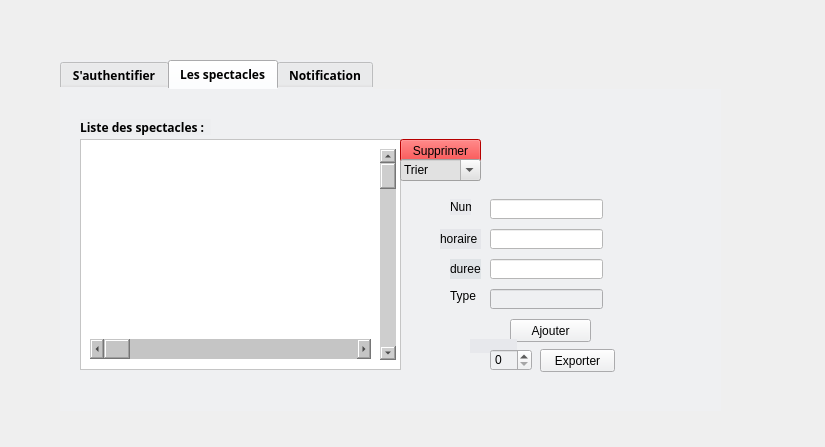
<?xml version="1.0" encoding="UTF-8"?>
<ui version="4.0">
 <class>spectacle</class>
 <widget class="QDialog" name="spectacle">
  <property name="geometry">
   <rect>
    <x>0</x>
    <y>0</y>
    <width>825</width>
    <height>447</height>
   </rect>
  </property>
  <property name="windowTitle">
   <string>Dialog</string>
  </property>
  <property name="styleSheet">
   <string notr="true">gridline-color: rgb(0, 0, 0);
selection-background-color: rgb(0, 140, 140);</string>
  </property>
  <widget class="QTabWidget" name="tabWidget">
   <property name="geometry">
    <rect>
     <x>60</x>
     <y>60</y>
     <width>661</width>
     <height>351</height>
    </rect>
   </property>
   <property name="font">
    <font>
     <family>Mudir MT</family>
     <weight>75</weight>
     <bold>true</bold>
    </font>
   </property>
   <property name="styleSheet">
    <string notr="true">background-color: rgb(206, 206, 206);
border-color: rgb(239, 240, 242);
background-color: rgb(239, 240, 242);
selection-color: rgb(239, 240, 242);
selection-color: rgb(0, 0, 0);
selection-background-color: rgb(0, 0, 0);
gridline-color: rgb(6, 6, 6);
border-color: rgb(0, 0, 0);</string>
   </property>
   <property name="currentIndex">
    <number>1</number>
   </property>
   <widget class="QWidget" name="tab_3">
    <attribute name="title">
     <string>S'authentifier</string>
    </attribute>
    <widget class="QLineEdit" name="lineEdit_3">
     <property name="geometry">
      <rect>
       <x>290</x>
       <y>130</y>
       <width>181</width>
       <height>31</height>
      </rect>
     </property>
     <property name="styleSheet">
      <string notr="true">background-color: rgb(255, 255, 255);</string>
     </property>
    </widget>
    <widget class="QLineEdit" name="lineEdit_4">
     <property name="geometry">
      <rect>
       <x>290</x>
       <y>170</y>
       <width>181</width>
       <height>31</height>
      </rect>
     </property>
     <property name="styleSheet">
      <string notr="true">background-color: rgb(255, 255, 255);</string>
     </property>
    </widget>
    <widget class="QPushButton" name="pushButton_3">
     <property name="geometry">
      <rect>
       <x>350</x>
       <y>210</y>
       <width>61</width>
       <height>31</height>
      </rect>
     </property>
     <property name="styleSheet">
      <string notr="true">background-color: rgb(65, 195, 95);
background-color: rgb(63, 189, 92);</string>
     </property>
     <property name="text">
      <string>Login</string>
     </property>
    </widget>
    <widget class="QLabel" name="label_8">
     <property name="geometry">
      <rect>
       <x>0</x>
       <y>0</y>
       <width>661</width>
       <height>351</height>
      </rect>
     </property>
     <property name="styleSheet">
      <string notr="true">background-color: rgb(255, 255, 255);</string>
     </property>
     <property name="text">
      <string/>
     </property>
     <property name="pixmap">
      <pixmap>../../../v.png</pixmap>
     </property>
     <property name="scaledContents">
      <bool>true</bool>
     </property>
    </widget>
    <widget class="QLabel" name="label_9">
     <property name="geometry">
      <rect>
       <x>350</x>
       <y>50</y>
       <width>61</width>
       <height>61</height>
      </rect>
     </property>
     <property name="autoFillBackground">
      <bool>false</bool>
     </property>
     <property name="styleSheet">
      <string notr="true">background-color: rgb(237, 238, 240);</string>
     </property>
     <property name="text">
      <string/>
     </property>
     <property name="pixmap">
      <pixmap>../../../ACCOUNT.png</pixmap>
     </property>
     <property name="scaledContents">
      <bool>true</bool>
     </property>
     <property name="wordWrap">
      <bool>true</bool>
     </property>
     <property name="openExternalLinks">
      <bool>true</bool>
     </property>
    </widget>
    <zorder>label_8</zorder>
    <zorder>lineEdit_3</zorder>
    <zorder>lineEdit_4</zorder>
    <zorder>pushButton_3</zorder>
    <zorder>label_9</zorder>
   </widget>
   <widget class="QWidget" name="tab">
    <attribute name="title">
     <string>Les spectacles</string>
    </attribute>
    <widget class="QListWidget" name="listWidget">
     <property name="geometry">
      <rect>
       <x>20</x>
       <y>50</y>
       <width>321</width>
       <height>231</height>
      </rect>
     </property>
     <property name="styleSheet">
      <string notr="true">background-color: rgb(255, 255, 255);</string>
     </property>
    </widget>
    <widget class="QScrollBar" name="verticalScrollBar">
     <property name="geometry">
      <rect>
       <x>320</x>
       <y>60</y>
       <width>16</width>
       <height>211</height>
      </rect>
     </property>
     <property name="styleSheet">
      <string notr="true">background-color: rgb(206, 206, 206);</string>
     </property>
     <property name="orientation">
      <enum>Qt::Vertical</enum>
     </property>
    </widget>
    <widget class="QScrollBar" name="horizontalScrollBar">
     <property name="geometry">
      <rect>
       <x>30</x>
       <y>250</y>
       <width>281</width>
       <height>20</height>
      </rect>
     </property>
     <property name="styleSheet">
      <string notr="true">background-color: rgb(197, 197, 197);</string>
     </property>
     <property name="orientation">
      <enum>Qt::Horizontal</enum>
     </property>
    </widget>
    <widget class="QLabel" name="label">
     <property name="geometry">
      <rect>
       <x>20</x>
       <y>30</y>
       <width>131</width>
       <height>16</height>
      </rect>
     </property>
     <property name="font">
      <font>
       <family>Mudir MT</family>
       <weight>75</weight>
       <bold>true</bold>
      </font>
     </property>
     <property name="styleSheet">
      <string notr="true">alternate-background-color: rgb(255, 255, 255);
background-color: rgb(237, 238, 240);</string>
     </property>
     <property name="text">
      <string>Liste des spectacles :</string>
     </property>
    </widget>
    <widget class="QPushButton" name="qb_ajouter">
     <property name="geometry">
      <rect>
       <x>450</x>
       <y>230</y>
       <width>81</width>
       <height>23</height>
      </rect>
     </property>
     <property name="text">
      <string>Ajouter</string>
     </property>
    </widget>
    <widget class="QPushButton" name="pushButton_2">
     <property name="geometry">
      <rect>
       <x>340</x>
       <y>50</y>
       <width>81</width>
       <height>23</height>
      </rect>
     </property>
     <property name="styleSheet">
      <string notr="true">background-color: rgb(255, 0, 0);</string>
     </property>
     <property name="text">
      <string>Supprimer</string>
     </property>
    </widget>
    <widget class="QFontComboBox" name="fontComboBox">
     <property name="geometry">
      <rect>
       <x>340</x>
       <y>70</y>
       <width>81</width>
       <height>22</height>
      </rect>
     </property>
     <property name="styleSheet">
      <string notr="true">background-color: rgb(182, 182, 182);
background-color: rgb(225, 225, 225);</string>
     </property>
     <property name="currentText">
      <string>Trier</string>
     </property>
    </widget>
    <widget class="QLabel" name="label_2">
     <property name="geometry">
      <rect>
       <x>410</x>
       <y>250</y>
       <width>47</width>
       <height>14</height>
      </rect>
     </property>
     <property name="font">
      <font>
       <family>Mudir MT</family>
       <weight>75</weight>
       <bold>true</bold>
      </font>
     </property>
     <property name="styleSheet">
      <string notr="true">background-color: rgb(231, 232, 236);</string>
     </property>
     <property name="text">
      <string/>
     </property>
    </widget>
    <widget class="QSpinBox" name="spinBox">
     <property name="geometry">
      <rect>
       <x>430</x>
       <y>260</y>
       <width>42</width>
       <height>22</height>
      </rect>
     </property>
    </widget>
    <widget class="QLineEdit" name="le_horaire">
     <property name="geometry">
      <rect>
       <x>430</x>
       <y>140</y>
       <width>113</width>
       <height>20</height>
      </rect>
     </property>
     <property name="styleSheet">
      <string notr="true">background-color: rgb(255, 255, 255);</string>
     </property>
    </widget>
    <widget class="QLineEdit" name="le_duree">
     <property name="geometry">
      <rect>
       <x>430</x>
       <y>170</y>
       <width>113</width>
       <height>20</height>
      </rect>
     </property>
     <property name="styleSheet">
      <string notr="true">background-color: rgb(255, 255, 255);</string>
     </property>
    </widget>
    <widget class="QLabel" name="label_5">
     <property name="geometry">
      <rect>
       <x>380</x>
       <y>140</y>
       <width>41</width>
       <height>20</height>
      </rect>
     </property>
     <property name="styleSheet">
      <string notr="true">background-color: rgb(229, 230, 234);</string>
     </property>
     <property name="text">
      <string>horaire</string>
     </property>
    </widget>
    <widget class="QLabel" name="label_6">
     <property name="geometry">
      <rect>
       <x>390</x>
       <y>170</y>
       <width>31</width>
       <height>20</height>
      </rect>
     </property>
     <property name="styleSheet">
      <string notr="true">background-color: rgb(223, 227, 230);</string>
     </property>
     <property name="text">
      <string>duree</string>
     </property>
    </widget>
    <widget class="QLineEdit" name="le_Num">
     <property name="geometry">
      <rect>
       <x>430</x>
       <y>110</y>
       <width>113</width>
       <height>20</height>
      </rect>
     </property>
     <property name="styleSheet">
      <string notr="true">background-color: rgb(255, 255, 255);</string>
     </property>
    </widget>
    <widget class="QLabel" name="label_7">
     <property name="geometry">
      <rect>
       <x>390</x>
       <y>110</y>
       <width>21</width>
       <height>16</height>
      </rect>
     </property>
     <property name="styleSheet">
      <string notr="true">background-color: rgb(233, 234, 238);</string>
     </property>
     <property name="text">
      <string>Num</string>
     </property>
    </widget>
    <widget class="QLabel" name="label_10">
     <property name="geometry">
      <rect>
       <x>0</x>
       <y>-7</y>
       <width>661</width>
       <height>331</height>
      </rect>
     </property>
     <property name="text">
      <string/>
     </property>
     <property name="pixmap">
      <pixmap>../../../bb.png</pixmap>
     </property>
     <property name="scaledContents">
      <bool>true</bool>
     </property>
    </widget>
    <widget class="QPushButton" name="pushButton">
     <property name="geometry">
      <rect>
       <x>480</x>
       <y>260</y>
       <width>75</width>
       <height>23</height>
      </rect>
     </property>
     <property name="text">
      <string>Exporter</string>
     </property>
    </widget>
    <widget class="QLabel" name="label_4">
     <property name="geometry">
      <rect>
       <x>390</x>
       <y>200</y>
       <width>47</width>
       <height>14</height>
      </rect>
     </property>
     <property name="text">
      <string>Type</string>
     </property>
    </widget>
    <widget class="QLineEdit" name="le_type">
     <property name="geometry">
      <rect>
       <x>430</x>
       <y>200</y>
       <width>113</width>
       <height>20</height>
      </rect>
     </property>
    </widget>
    <zorder>label_10</zorder>
    <zorder>listWidget</zorder>
    <zorder>verticalScrollBar</zorder>
    <zorder>horizontalScrollBar</zorder>
    <zorder>label</zorder>
    <zorder>qb_ajouter</zorder>
    <zorder>pushButton_2</zorder>
    <zorder>fontComboBox</zorder>
    <zorder>label_2</zorder>
    <zorder>spinBox</zorder>
    <zorder>le_horaire</zorder>
    <zorder>le_duree</zorder>
    <zorder>label_5</zorder>
    <zorder>label_6</zorder>
    <zorder>le_Num</zorder>
    <zorder>label_7</zorder>
    <zorder>pushButton</zorder>
    <zorder>label_4</zorder>
    <zorder>le_type</zorder>
   </widget>
   <widget class="QWidget" name="tab_2">
    <attribute name="title">
     <string>Notification</string>
    </attribute>
    <widget class="QListView" name="listView">
     <property name="geometry">
      <rect>
       <x>20</x>
       <y>60</y>
       <width>521</width>
       <height>241</height>
      </rect>
     </property>
     <property name="styleSheet">
      <string notr="true">background-color: rgb(255, 255, 255);
color: rgb(255, 255, 255);</string>
     </property>
    </widget>
    <widget class="QLabel" name="label_3">
     <property name="geometry">
      <rect>
       <x>20</x>
       <y>40</y>
       <width>171</width>
       <height>16</height>
      </rect>
     </property>
     <property name="font">
      <font>
       <family>Mudir MT</family>
       <weight>75</weight>
       <bold>true</bold>
      </font>
     </property>
     <property name="styleSheet">
      <string notr="true">background-color: rgb(255, 255, 255);
background-color: rgb(236, 237, 239);</string>
     </property>
     <property name="text">
      <string>Historique des notifications :</string>
     </property>
    </widget>
    <widget class="QDateEdit" name="dateEdit">
     <property name="geometry">
      <rect>
       <x>430</x>
       <y>30</y>
       <width>110</width>
       <height>22</height>
      </rect>
     </property>
     <property name="styleSheet">
      <string notr="true">background-color: rgb(255, 255, 255);</string>
     </property>
    </widget>
    <widget class="QScrollBar" name="horizontalScrollBar_2">
     <property name="geometry">
      <rect>
       <x>30</x>
       <y>280</y>
       <width>481</width>
       <height>16</height>
      </rect>
     </property>
     <property name="styleSheet">
      <string notr="true">background-color: rgb(199, 199, 199);</string>
     </property>
     <property name="orientation">
      <enum>Qt::Horizontal</enum>
     </property>
    </widget>
    <widget class="QScrollBar" name="verticalScrollBar_2">
     <property name="geometry">
      <rect>
       <x>520</x>
       <y>70</y>
       <width>16</width>
       <height>211</height>
      </rect>
     </property>
     <property name="styleSheet">
      <string notr="true">background-color: rgb(206, 206, 206);</string>
     </property>
     <property name="orientation">
      <enum>Qt::Vertical</enum>
     </property>
    </widget>
    <widget class="QLabel" name="label_11">
     <property name="geometry">
      <rect>
       <x>0</x>
       <y>-7</y>
       <width>661</width>
       <height>341</height>
      </rect>
     </property>
     <property name="text">
      <string/>
     </property>
     <property name="pixmap">
      <pixmap>../../../bb.png</pixmap>
     </property>
     <property name="scaledContents">
      <bool>true</bool>
     </property>
    </widget>
    <widget class="QPushButton" name="pushButton_4">
     <property name="geometry">
      <rect>
       <x>550</x>
       <y>60</y>
       <width>75</width>
       <height>23</height>
      </rect>
     </property>
     <property name="text">
      <string>supprimer</string>
     </property>
    </widget>
    <zorder>label_11</zorder>
    <zorder>listView</zorder>
    <zorder>label_3</zorder>
    <zorder>dateEdit</zorder>
    <zorder>horizontalScrollBar_2</zorder>
    <zorder>verticalScrollBar_2</zorder>
    <zorder>pushButton_4</zorder>
   </widget>
  </widget>
 </widget>
 <resources/>
 <connections/>
</ui>
